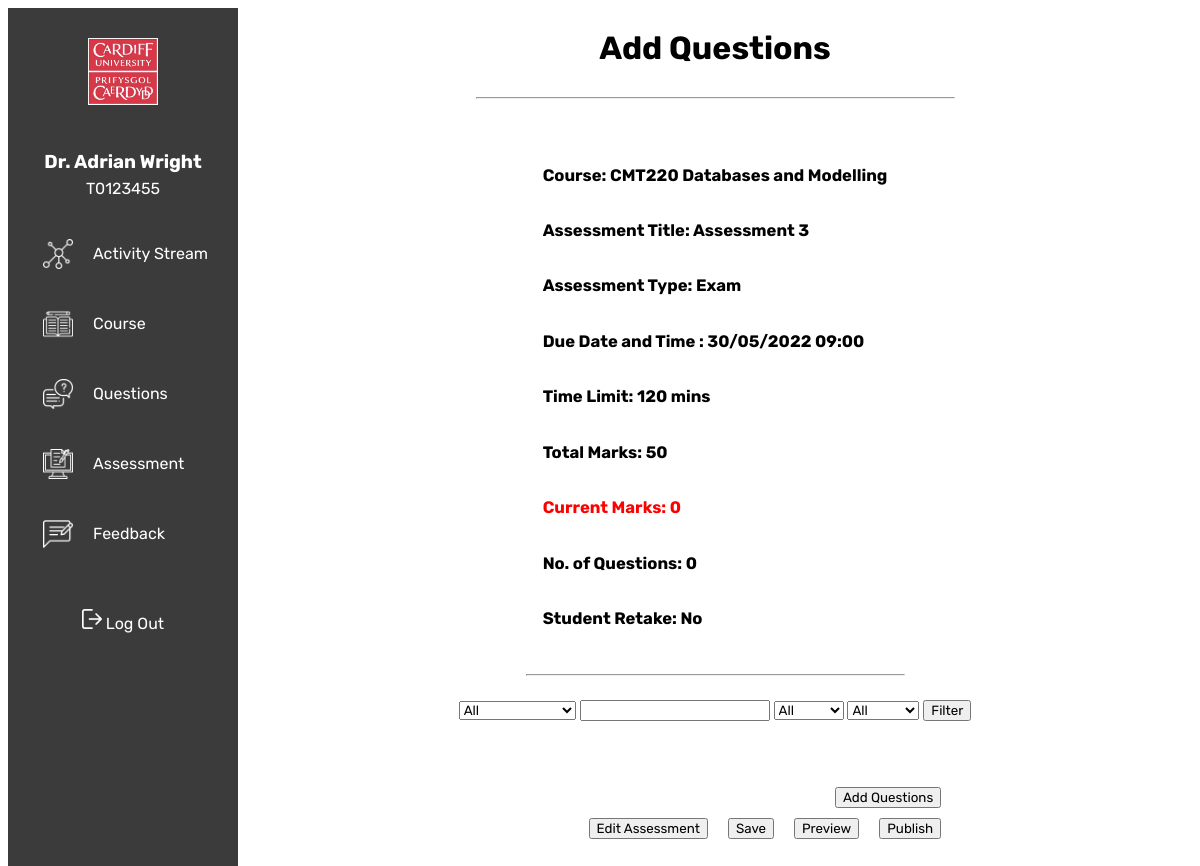
The app's page /addassessmentquestion/2 with its own data.
### aat/models.py (models this page shows, shortened)
class Assessments(db.Model):
    id = db.Column(db.Integer, primary_key=True)
    course_code = db.Column(db.String, db.ForeignKey('courses.courseCode'), nullable=False)
    assessmenttitle = db.Column(db.Text, nullable=False)
    assessmenttype = db.Column(db.Text, nullable=False)
    duedate = db.Column(db.String, nullable=True)
    duedatetime = db.Column(db.String, nullable=True)
    timelimit = db.Column(db.Integer, nullable=True)
    totalmark = db.Column(db.Integer, nullable=False, default=100)
    retake = db.Column(db.Boolean, default=True)
    status = db.Column(db.String, nullable=False)
    assessmentT1Qs = db.relationship('Type1Questions', backref='assessments', lazy=True)
    assessmentT2Qs = db.relationship('Type2Questions', backref='assessments', lazy=True)
    comments = db.relationship('Comments', backref = 'assessments', lazy=True)

class Courses(db.Model):
    id = db.Column(db.Integer, primary_key=True)
    courseCode = db.Column(db.String(7), unique=True, nullable=False)
    courseName = db.Column(db.Text, nullable=False)
    assessment = db.relationship('Assessments', backref='courses', lazy=True)
    type1Qs = db.relationship('Type1Questions', backref='courses', lazy=True)
    type2Qs = db.relationship('Type2Questions', backref='courses', lazy=True)
    def __repr__(self):
        return self.courseName

### aat/routes.py (the view, shortened to what this page needs)
@app.route("/addassessmentquestion/<int:currentAssessmentID>", methods=['GET','POST'])
def addassessmentquestion(currentAssessmentID):
    assessment=Assessments.query.get_or_404(currentAssessmentID)
    assessmentT1Qs = Type1Questions.query.filter_by(assessment_id = currentAssessmentID).with_entities(Type1Questions.point)
    assessmentT2Qs = Type2Questions.query.filter_by(assessment_id = currentAssessmentID).with_entities(Type2Questions.point)
    coursename = Courses.query.filter_by(courseCode = assessment.course_code).first()
    marks = 0
    noOfQuestions = 0
    for q in assessmentT1Qs:
        marks+=q.point
        noOfQuestions+=1
    for q in assessmentT2Qs:
        marks+=q.point
        noOfQuestions+=1
    filterform = filterquestionform()
    selectquestions = chooseQuestions()
    typeofQs = filterform.qType.data
    status = filterform.used.data
    keyword = filterform.searchbar.data
    difficulty = filterform.difficulty.data
    T1questions = Type1Questions.query.filter_by(course_code = assessment.course_code).all()
    T2questions = Type2Questions.query.filter_by(course_code = assessment.course_code).all()
    print(difficulty, type(difficulty))
    return render_template("addassessmentquestion.html", assessment=assessment, filterform=filterform, selectquestions=selectquestions, typeofQs=typeofQs, marks=marks, coursename=coursename, noOfQuestions=noOfQuestions)

### aat/forms.py
class filterquestionform(FlaskForm):
    qType = SelectField('Question Type', validators=[InputRequired()], choices=[('All', 'All'),('Type1', 'Multiple Choice'), ('Type2', 'True/False')])
    used = SelectField('Used', validators=[InputRequired()], choices=[('All', 'All'),('Used', 'Used'), ('Unused', 'Unused')])
    difficulty = SelectField('Difficulty', validators=[InputRequired()], choices=[('All', 'All'),('Easy', 'Easy'), ('Medium', 'Medium'), ('Difficult', 'Difficult')])
    searchbar = SearchField(label='Enter Keyword')
    filterq = SubmitField('Filter')

class chooseQuestions(FlaskForm):
    t1opts = MultipleCheckboxField(label='Questions', choices=[])
    t2opts = MultipleCheckboxField(label='Questions', choices=[])
    submit = SubmitField('Add')

### aat/templates/addassessmentquestion.html (shortened to what this page needs)
{% extends 'layout.html' %}
{% block header %}<h1>Add Questions</h1>{% endblock %}
{% block content %}
<div class="addquestionbox">
    <div class="currentAssessmentInfo_addq">
        <h5>Course: {{ assessment.course_code }} {{ coursename }}</h5>
        <h5>Assessment Title: {{ assessment.assessmenttitle }}</h5>
        <h5>Assessment Type: {{ assessment.assessmenttype }}</h5>
        <h5>Due Date and Time : {{ assessment.duedate }} {{ assessment.duedatetime }} </h5>
        <h5>Time Limit: {{ assessment.timelimit }} mins</h5>
        <h5>Total Marks: {{ assessment.totalmark }}</h5>
        {% if marks == assessment.totalmark %}
        <h5 class="AddedUp">Current Marks: {{ marks }}</h5>
        {% else %}
        <h5 class="notAddedUp">Current Marks: {{ marks }}</h5>
        {% endif %}
        <h5>No. of Questions: {{ noOfQuestions }}</h5>
        {% if assessment.retake == True %}
        <h5>Student Retake: Yes </h5>
        {% else %}
        <h5>Student Retake: No </h5>
        {% endif %}
    </div>
    <hr>
    <div class="sortQuestions">
        <form method="POST" action="">
            <p>{{ filterform.qType }} {{ filterform.searchbar }} {{ filterform.used }} {{ filterform.difficulty }}
                <input type="submit" name="add_question" value="Filter"></p>
        </form>
    </div>
    <div class="questionpool">
        <form method="POST" action="">
            <div class="allquestions">
            </div>
            <input class='addquestion_btn' type="submit" name="add_question" value="Add Questions">
        </form>
        <div class='btns_addq'>
            <form method="POST" action="">
                <div class="addquestion_otherbtns">
                    <input type="submit" name="add_question" value="Edit Assessment">
                    <input type="submit" name="add_question" value="Save">
                    <input type="submit" name="add_question" value="Preview">
                    {% if assessment.status == 'Draft' %}
                    <input type="submit" name="add_question" value="Publish">
                    {% endif %}
                </div>
            </form>
        </div>
    </div>
</div>
{% endblock %}

### aat/static/style.css (style rules this page uses)
* { font-family: "Rubik", sans-serif; }
hr { color: black; width: 50%; }
.currentAssessmentInfo_addq, .currentAssessmentInfo_preview { display: flex; flex-direction: column; margin: 100px; margin-top: 20px; margin-bottom: 20px; align-items: flex-start; font-size: 20px; line-height: 0px; }
.notAddedUp { color: red; }
.addquestionbox { display: flex; flex-direction: column; margin: 100px; margin-top: 20px; align-items: center; }
.sortQuestions { align-self:center; }
.questionpool { display: flex; flex-direction: column; width:60%; }
.allquestions { padding-bottom: 50px; }
.btns_addq { align-self: flex-end; }
.addquestion_btn { float:right; margin-bottom: 10px; }
.preview_button, .addquestion_otherbtns { display: flex; align-self: flex-end; align-content: flex-end; justify-content: flex-end; padding-bottom: 20px; gap: 20px; }

### records on screen
Assessments: course_code "CMT220", assessmenttitle "Assessment 3", assessmenttype "Exam", duedate "30/05/2022", duedatetime "09:00", timelimit "120", totalmark "50"
Courses: courseName "Databases and Modelling"

### other values on screen
{{ marks }} "0"
{{ noOfQuestions }} "0"
